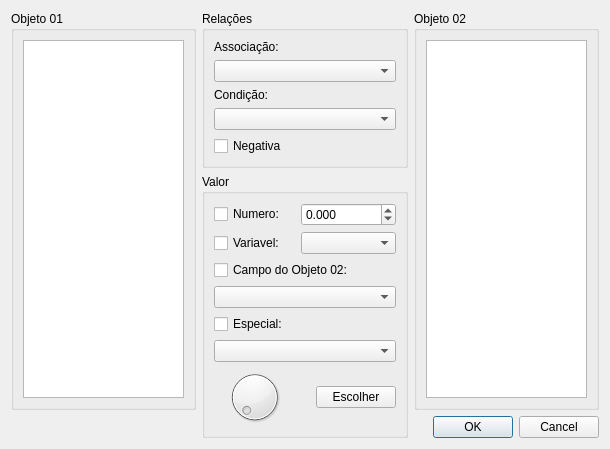
<?xml version="1.0" encoding="UTF-8"?>
<ui version="4.0">
 <class>NewEventDialog</class>
 <widget class="QDialog" name="NewEventDialog">
  <property name="geometry">
   <rect>
    <x>0</x>
    <y>0</y>
    <width>610</width>
    <height>449</height>
   </rect>
  </property>
  <property name="windowTitle">
   <string>Dialog</string>
  </property>
  <layout class="QGridLayout" name="gridLayout_5">
   <item row="0" column="0" rowspan="2">
    <widget class="QGroupBox" name="groupBoxObj1">
     <property name="title">
      <string>Objeto 01</string>
     </property>
     <layout class="QGridLayout" name="gridLayout">
      <item row="0" column="0">
       <widget class="QListWidget" name="listWidgetObject1">
        <property name="maximumSize">
         <size>
          <width>180</width>
          <height>16777215</height>
         </size>
        </property>
       </widget>
      </item>
     </layout>
    </widget>
   </item>
   <item row="0" column="1">
    <widget class="QGroupBox" name="groupBoxRel">
     <property name="enabled">
      <bool>true</bool>
     </property>
     <property name="title">
      <string>Relações</string>
     </property>
     <layout class="QGridLayout" name="gridLayout_3">
      <item row="0" column="0">
       <widget class="QLabel" name="label">
        <property name="text">
         <string>Associação:</string>
        </property>
       </widget>
      </item>
      <item row="1" column="0">
       <widget class="QComboBox" name="comboBoxAttrib"/>
      </item>
      <item row="2" column="0">
       <widget class="QLabel" name="labelCondAction">
        <property name="text">
         <string>Condição:</string>
        </property>
       </widget>
      </item>
      <item row="3" column="0">
       <widget class="QComboBox" name="comboBoxCondit"/>
      </item>
      <item row="4" column="0">
       <widget class="QCheckBox" name="checkBoxNegate">
        <property name="text">
         <string>Negativa</string>
        </property>
       </widget>
      </item>
     </layout>
    </widget>
   </item>
   <item row="0" column="2" rowspan="2">
    <widget class="QGroupBox" name="groupBoxObj2">
     <property name="enabled">
      <bool>true</bool>
     </property>
     <property name="title">
      <string>Objeto 02</string>
     </property>
     <layout class="QGridLayout" name="gridLayout_2">
      <item row="0" column="0">
       <widget class="QListWidget" name="listWidgetObject2">
        <property name="maximumSize">
         <size>
          <width>180</width>
          <height>16777215</height>
         </size>
        </property>
       </widget>
      </item>
     </layout>
    </widget>
   </item>
   <item row="1" column="1" rowspan="2">
    <widget class="QGroupBox" name="groupBoxVal">
     <property name="enabled">
      <bool>true</bool>
     </property>
     <property name="title">
      <string>Valor</string>
     </property>
     <layout class="QGridLayout" name="gridLayout_4">
      <item row="0" column="0">
       <widget class="QCheckBox" name="checkBoxNumber">
        <property name="text">
         <string>Numero:</string>
        </property>
       </widget>
      </item>
      <item row="0" column="1" colspan="2">
       <widget class="QDoubleSpinBox" name="spinBoxNumber">
        <property name="decimals">
         <number>3</number>
        </property>
        <property name="minimum">
         <double>-999999999.000000000000000</double>
        </property>
        <property name="maximum">
         <double>999999999.000000000000000</double>
        </property>
       </widget>
      </item>
      <item row="1" column="0">
       <widget class="QCheckBox" name="checkBoxVariable">
        <property name="text">
         <string>Variavel:</string>
        </property>
       </widget>
      </item>
      <item row="1" column="1" colspan="2">
       <widget class="QComboBox" name="comboBoxVariable"/>
      </item>
      <item row="2" column="0" colspan="3">
       <widget class="QCheckBox" name="checkBoxFieldObject02">
        <property name="text">
         <string>Campo do Objeto 02:</string>
        </property>
       </widget>
      </item>
      <item row="3" column="0" colspan="3">
       <widget class="QComboBox" name="comboBoxFieldObject2"/>
      </item>
      <item row="5" column="0" colspan="2">
       <widget class="QCheckBox" name="checkBoxSpecial">
        <property name="text">
         <string>Especial:</string>
        </property>
       </widget>
      </item>
      <item row="6" column="0" colspan="3">
       <widget class="QComboBox" name="comboBoxSpecial"/>
      </item>
      <item row="7" column="0">
       <widget class="QDial" name="dialDirection"/>
      </item>
      <item row="7" column="2">
       <widget class="QPushButton" name="pushButtonChoose">
        <property name="text">
         <string>Escolher</string>
        </property>
       </widget>
      </item>
     </layout>
    </widget>
   </item>
   <item row="2" column="2">
    <widget class="QDialogButtonBox" name="buttonBox_2">
     <property name="standardButtons">
      <set>QDialogButtonBox::Cancel|QDialogButtonBox::Ok</set>
     </property>
    </widget>
   </item>
  </layout>
 </widget>
 <resources/>
 <connections/>
</ui>
